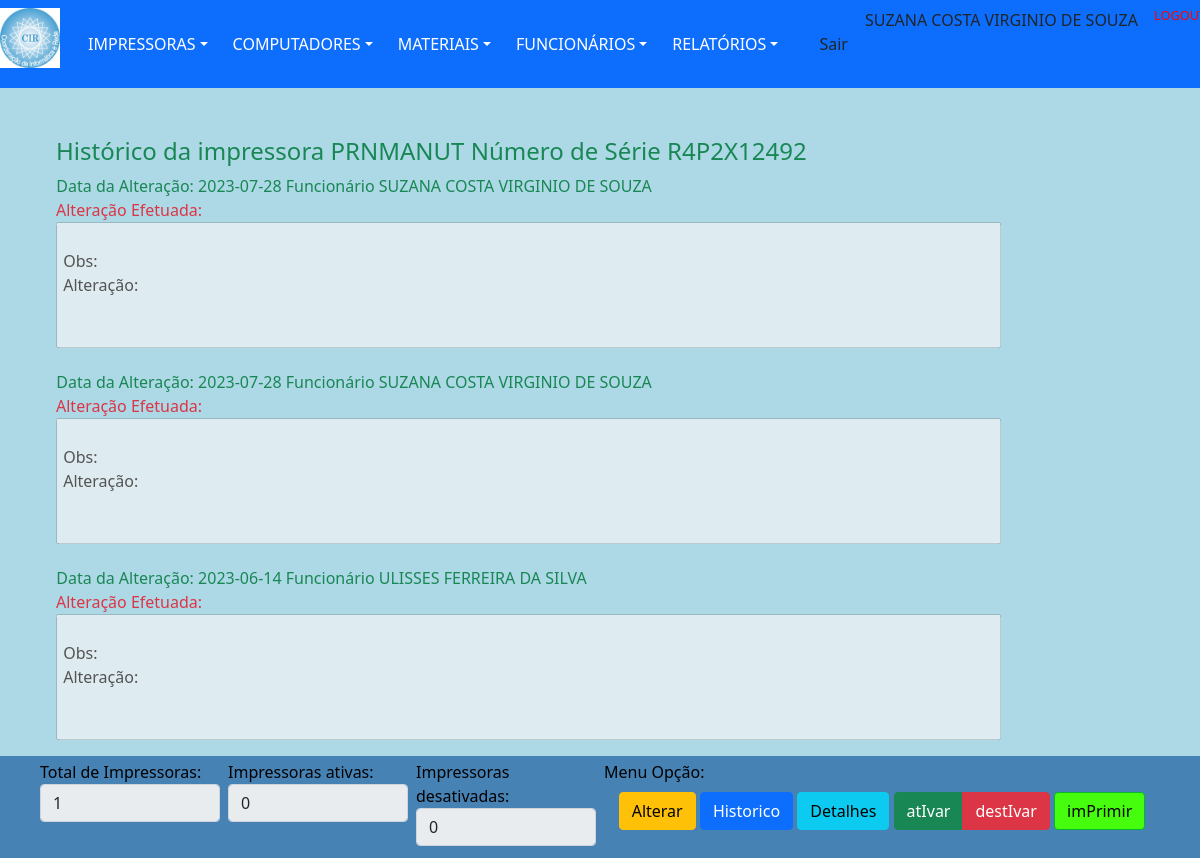
The page /views/historicoImp.php?action=1&id=1 (signed in) on the database as committed earlier.
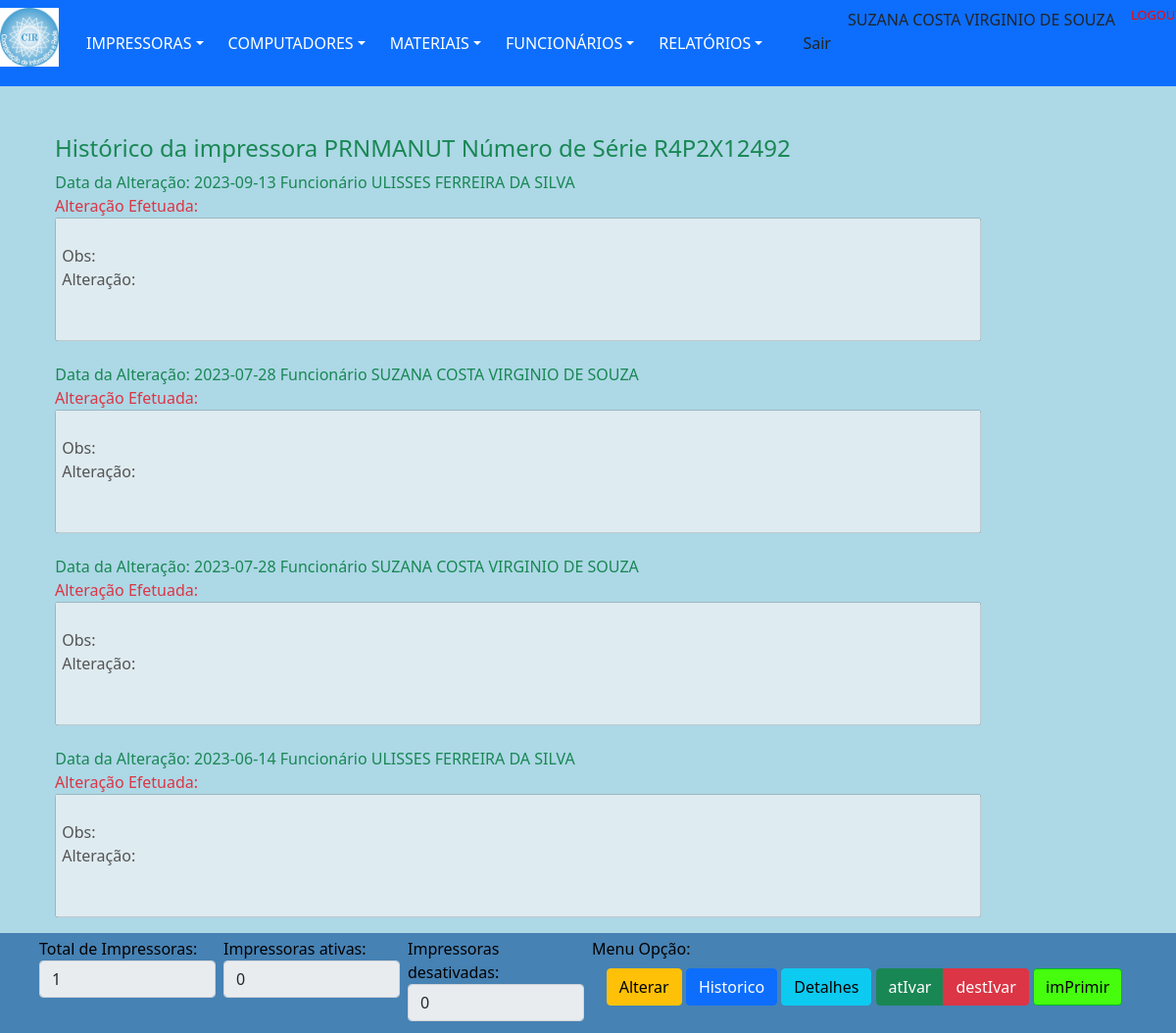
The same page on the database as committed later.
### tables this page shows
CREATE TABLE `historico` (
  `idHistorico` int(11) NOT NULL,
  `nomeAlteracoes` varchar(255) DEFAULT NULL,
  `dataAltera` date DEFAULT NULL,
  `respAlteracoes` varchar(30) DEFAULT NULL,
  `idComputador` int(11) DEFAULT NULL,
  `idImpressora` int(11) DEFAULT NULL,
  `idFuncionario` int(11) DEFAULT NULL
);

### dao/DAO-controleCir.php (called while the page is built, shortened)
<?php
	class ControleCirDAO
		{
            public function ListarOpcao3($nomeTabela, $tipoOpcao, $valorOpcao)
                {
                    $conn = Database::connect();
                    $conn->exec('SET CHARACTER SET utf8');
                    $sql = "SELECT * FROM $nomeTabela WHERE $tipoOpcao LIKE '$valorOpcao'  ORDER BY dataAltera DESC";
                    try
                        {
                            $listar = $conn->query($sql);
                            $buscar = $listar->fetchAll(PDO::FETCH_OBJ);
                            $numRows = $listar->rowCount();
                        }
                    catch (PDOException $exc)
                        {
                            $buscar = $exc->getTraceAsString();
                        }
                    return $buscar;
                }
            public function Verificar($nomeTabela, $opcao1, $valor1)
                {
                    $conn = Database::connect();
                    $conn->exec('SET CHARACTER SET utf8');
                    $sql = "SELECT * FROM $nomeTabela WHERE $opcao1 = '$valor1' ";
                    try
                        {
                            $listar = $conn->query($sql);
                            $buscar = $listar->fetchAll(PDO::FETCH_OBJ);
                        }
                    catch (PDOException $exc)
                        {
                            $buscar = $exc->getTraceAsString();
                        }
                    return $buscar;
                }
        }
?>

### controllers/impressoraBuscar.php (called while the page is built, shortened)
<?php
	include "../dao/DAO-controleCir.php";
    $idImpressora =  $_GET['id'];
    $nomeTabela = "impressoras";
    $opcao1 = "idImpressora";
    $valor1 = $idImpressora;
	$impAltDAO = new ControleCirDAO();
	foreach($impAltDAO->Verificar($nomeTabela, $opcao1, $valor1) as $imp)
		{
			$idImpressora = $imp->idImpressora;
			$nomeImpressora = $imp->nomeImpressora;
			$numSerie = $imp->numSerie;
            $ipImpressora = $imp->ipImpressora;
			$macImpressora = $imp->macImpressora;
			$tipoTonerBd = $imp->tipoToner;
			$tonnerDAO = new ControleCirDAO();
			$nomeTabela = "material";
			$tipoOpcao = "idMaterial";
			foreach ($tonnerDAO->ListarOpcao2($nomeTabela, $tipoOpcao, $tipoTonerBd) as $res)
				{
					$tipoToner = $res->descricao;
				}
			$statusImpressora = $imp->statusImpressora;
			$conexaoImp = $imp->conexaoImp;
			$modeloImpressoraBd = $imp->modeloImpressora;
			$modeloDAO = new ControleCirDAO();
			$nomeTabela = "modeloImpressora";
			$tipoOpcao = "idModelo";
			foreach ($modeloDAO->ListarOpcao($nomeTabela, $tipoOpcao, $modeloImpressoraBd) as $res)
				{
					$idModelo = $res->idModelo;
					$modeloImpressora = $res->modeloImpressora;
				}
			$dataCadastroA = $imp->dataCadastro;
			$respCadastro = $imp->respCadastro;
			$idFuncionario = $imp->idFuncionario;
			$obsImpressora = $imp->obsImpressora;
			$respAltCadastro = $imp->respAltCadastro;
			$dataAltCadastro = $imp->dataAltCadastro;
            $idSetor = $imp->idSetor;
			$setorDAO = new ControleCirDAO();
			foreach($setorDAO->Buscalocal($idSetor) as $Setor)
				{
					$divisao1 = $Setor->divisao;
					$idDivisao1 = $Setor->idDivisao;
					$localizacao1 = $Setor->localizacao;
					$nomeLocal1 = $Setor->nomeLocal;
					$ramal1 = $Setor->ramal;
					$respSetComp1 = $Setor->respSetor;
				}
		}
?>

### funcao/funcao.php (called while the page is built, shortened)
<?php
	function lerArquivo($historico)
		{
			if (file_exists($historico))
				{
					$fp = fopen($historico,"r+");
					$texto = fread($fp, filesize($historico));
					fclose($fp);
				}
			 else
			 	{
					$texto = null;
				}
			return trim($texto, '\n');
		}
?>

### views/historicoImp.php (the view, shortened to what the changed rows need)
<?php
	include "../template/menuPrincipal.php";
	include "../funcao/funcao.php";
   	include "../controllers/impressoraBuscar.php";
?>
			<nav class="fixed  navbar navbar-dark">
				<div class="line col-md-12 p-5 position-absolute top-50 bottom-150 end-150">
                    <div class="col-md-12 py-5 px-2">
                        <?php
                            $nomeTabela = "historico";
							$tipoOpcao = "idImpressora";
							require_once '../dao/DAO-controleCir.php';
							$impAltDAO = new ControleCirDAO();
							foreach($impAltDAO->ListarOpcao3($nomeTabela, $tipoOpcao, $idImpressora) as $hist)
								{
                                    ?>
                                    <div class="row">
                                        <div class="col px-md-1  col-md-12">
                                            <label class="text-success" for="inputSuccess" class="control-label">&nbsp; <?php echo "Data da Alteração: " . $hist->dataAltera . " Funcionário " . $hist->respAlteracoes; ?></label>
                                        </div>
                                        <div class='area-texto'>
                                            <label class="text-danger" for="inputSuccess" class="control-label">Alteração Efetuada:</label>
                                            <div>
												<p>
													<textarea rows="5" cols="100" maxlength="2500" disabled>
														<?php
															$historico = $hist->nomeAlteracoes;
															$historico = lerArquivo($historico);
															echo "\n Obs: " . $result = strstr($historico, " - ", true);
															echo "\n Alteração: " . $result = str_replace(" - ","",strstr($historico, " - ", false));
														?>
													</textarea>
												</p>
                                            </div>
                                        </div>
                                    </div>
								    <?php
							    }
                        ?>
                    </div>
				</div>
			</nav>
	    <div class="fixed-bottom p-1 px-md-5 col-md-12 bg-ufs text-black1">
			<div class="row">
				<div class="col px-md-1 col-md-6">
					<table class="table table-borderless">
						<thead>
							<tr>
								<th>
									<div class="btn-group pull-left" >
										<a class="btn btn-small btn-warning table-edit">Alterar<i class="icon-edit"></i></a>
									</div>
									<div class="btn-group pull-left">
										<a class="btn btn-primary">Historico<i class="icon-remove"></i></a>
									</div>
									<div class="btn-group pull-left">
										<a class="btn btn-info">Detalhes<i class="icon-remove"></i></a>
									</div>
									<div class="btn-group pull-left">
										<a class="btn btn-small btn-success">atIvar<i class="icon-remove"></i></a>
										<a class="btn btn-small btn-danger">destIvar<i class="icon-remove"></i></a>
									</div>
									<div class="btn-group pull-left">
										<a class="btn btn-small btn-ufs">imPrimir<i class="icon-remove"></i></a>
									</div>
								</th>
							</tr>
						</thead>
					</table>
				</div>
			</div>
		</div>
	</body>
</html>

Rows that differ between the two databases and show on the page:
added historico: dataAltera "2023-09-13", respAlteracoes "ULISSES FERREIRA DA SILVA", nomeAlteracoes "Obs: Alteração:"
